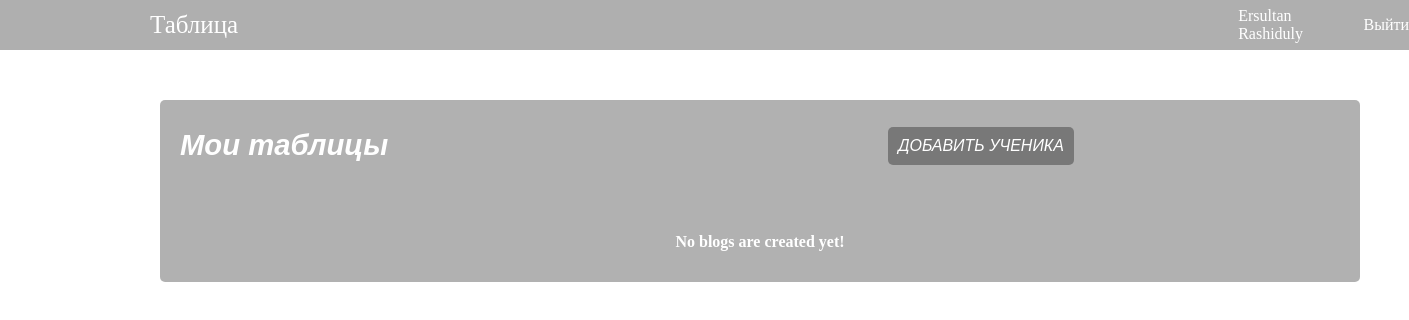
The app's page / (signed in), older data.
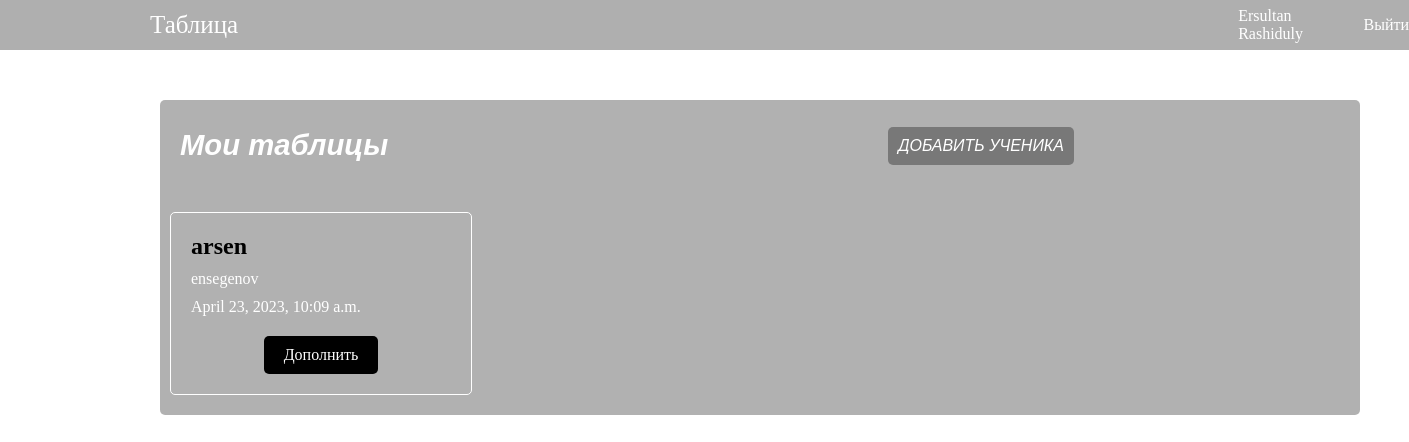
The same page, newer data.
### students/models.py (models this page shows)
class User_name(models.Model):
    firstname = models.CharField(null=False, max_length=255)
    secondname = models.CharField(null=False, max_length=255, default='')
    created_at = models.DateTimeField(auto_now_add=True)
    owner = models.ForeignKey(User, on_delete=models.CASCADE, null=False, related_name='user_names')
    class Meta:
        verbose_name = 'User_name'
        verbose_name_plural = 'User_names'

### students/views.py (the view)
# urls.py: path('', index_page, name='index'),
def index_page(request):
    if request.user.is_authenticated:
        user_names = User_name.objects.filter(owner_id=request.user.id)
        return render(request, 'students/index.html', {'user_names': user_names, 'user': request.user})
    else:
        return redirect('/auth/login/')

### students/templates/students/index.html (shortened to what this page needs)
<!DOCTYPE html>
<html lang="en">
<head>
</head>
<body>
    <div class="menu"  >
          <div class="menu1" >
            <div class="tab">Таблица</div>
                <div class="q">{{user.first_name}} {{user.last_name}}</div>
                <div style="margin-left: 50px;"><a class="q" aria-current="page" href="/auth/logout">Выйти</a></div>
          </div>
    </div>
    <div class="c">
      <div class="c-h">
        <div class="title">
          <h3>Мои таблицы</h3>
        </div>
        <a class="c-h-btn" href="/students/create/">ДОБАВИТЬ УЧЕНИКА</a>
      </div>
      <div class="c-b">
        {% if user_names|length > 0 %}
          {% for user_name in user_names %}
            <div class="c-card">
              <div class="c-card-body">
                <h5 class="c-card-title">{{ user_name.firstname }}</h5>
                <p class="c-card-text">{{ user_name.secondname }}</p>
                <p class="c-card-text">{{ user_name.created_at }}</p>
                <div class="c-card-btn">
                  <a href="/students/{{ user_name.id }}">Дополнить</a>
                </div>
              </div>
            </div>
          {% endfor %}
        {% else %}
          <div class="c-nodata">
            <h4>No blogs are created yet!</h4>
          </div>
        {% endif %}
      </div>
    </div>
</body>
</html>

### students/templates/students/index.html (style rules this page uses)
body { margin: 0; }
.tab { color: #fff; margin-left: 150px; margin-right: 1000px; font-size: 25px; }
.menu { background-color: rgba(0, 0, 0, 0.313); }
.menu1 { display: flex; align-items: center; height: 50px; }
.q { color: #fff; text-decoration: none; }
.c-h { display: flex; align-items: center; width: 100%; margin-top: 50px; margin-bottom: 20px; font-family: sans-serif; font-style: italic; }
.c { background-color: rgba(0, 0, 0, 0.304); border-radius:5px; margin-left: 160px; width: 1200px; padding-bottom: 10px; }
.title { margin-left: 20px; margin-right: 500px; font-size: 25px; color: #fff; font-family: sans-serif; font-style: italic; }
.c-h-btn { padding: 10px; background-color: rgba(0, 0, 0, 0.324); color: #fff; border-radius: 5px; text-decoration: none; }
.c-b { width: 100%; }
.c-card { margin: 10px; width: 300px; border: 1px solid #ffffff; border-radius: 5px; }
.c-card-body { padding: 20px; }
.c-card-title { margin: 0; font-size: 24px; }
.c-card-text { margin: 10px 0; font-size: 16px; color: #ffffff; }
.c-card-btn { display: flex; justify-content: center; margin-top: 20px; }
.c-card-btn a { padding: 10px 20px; background-color: rgb(0, 0, 0); color: #fff; border-radius: 5px; text-decoration: none; }

Row changes from the older to the newer data that the page shows:
added User_name: firstname "arsen", secondname "ensegenov", created_at "April 23, 2023, 10:09 a.m."
Text that changed along with them:
text no longer shown: "No blogs are created yet!"
